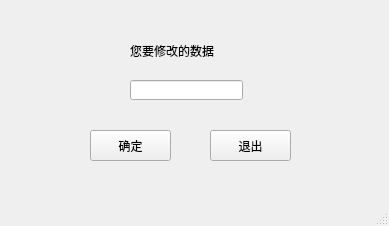
<?xml version="1.0" encoding="UTF-8"?>
<ui version="4.0">
 <class>change</class>
 <widget class="QMainWindow" name="change">
  <property name="geometry">
   <rect>
    <x>0</x>
    <y>0</y>
    <width>389</width>
    <height>226</height>
   </rect>
  </property>
  <property name="windowTitle">
   <string>MainWindow</string>
  </property>
  <widget class="QWidget" name="centralwidget">
   <widget class="QPushButton" name="pushButton_dele">
    <property name="geometry">
     <rect>
      <x>90</x>
      <y>130</y>
      <width>81</width>
      <height>31</height>
     </rect>
    </property>
    <property name="text">
     <string>确定</string>
    </property>
   </widget>
   <widget class="QLineEdit" name="lineEdit_name">
    <property name="geometry">
     <rect>
      <x>130</x>
      <y>80</y>
      <width>113</width>
      <height>20</height>
     </rect>
    </property>
   </widget>
   <widget class="QPushButton" name="pushButton_exit">
    <property name="geometry">
     <rect>
      <x>210</x>
      <y>130</y>
      <width>81</width>
      <height>31</height>
     </rect>
    </property>
    <property name="text">
     <string>退出</string>
    </property>
   </widget>
   <widget class="QLabel" name="label">
    <property name="geometry">
     <rect>
      <x>130</x>
      <y>40</y>
      <width>111</width>
      <height>21</height>
     </rect>
    </property>
    <property name="text">
     <string>您要修改的数据</string>
    </property>
   </widget>
  </widget>
  <widget class="QMenuBar" name="menubar">
   <property name="geometry">
    <rect>
     <x>0</x>
     <y>0</y>
     <width>389</width>
     <height>26</height>
    </rect>
   </property>
  </widget>
  <widget class="QStatusBar" name="statusbar"/>
 </widget>
 <resources/>
 <connections/>
</ui>
